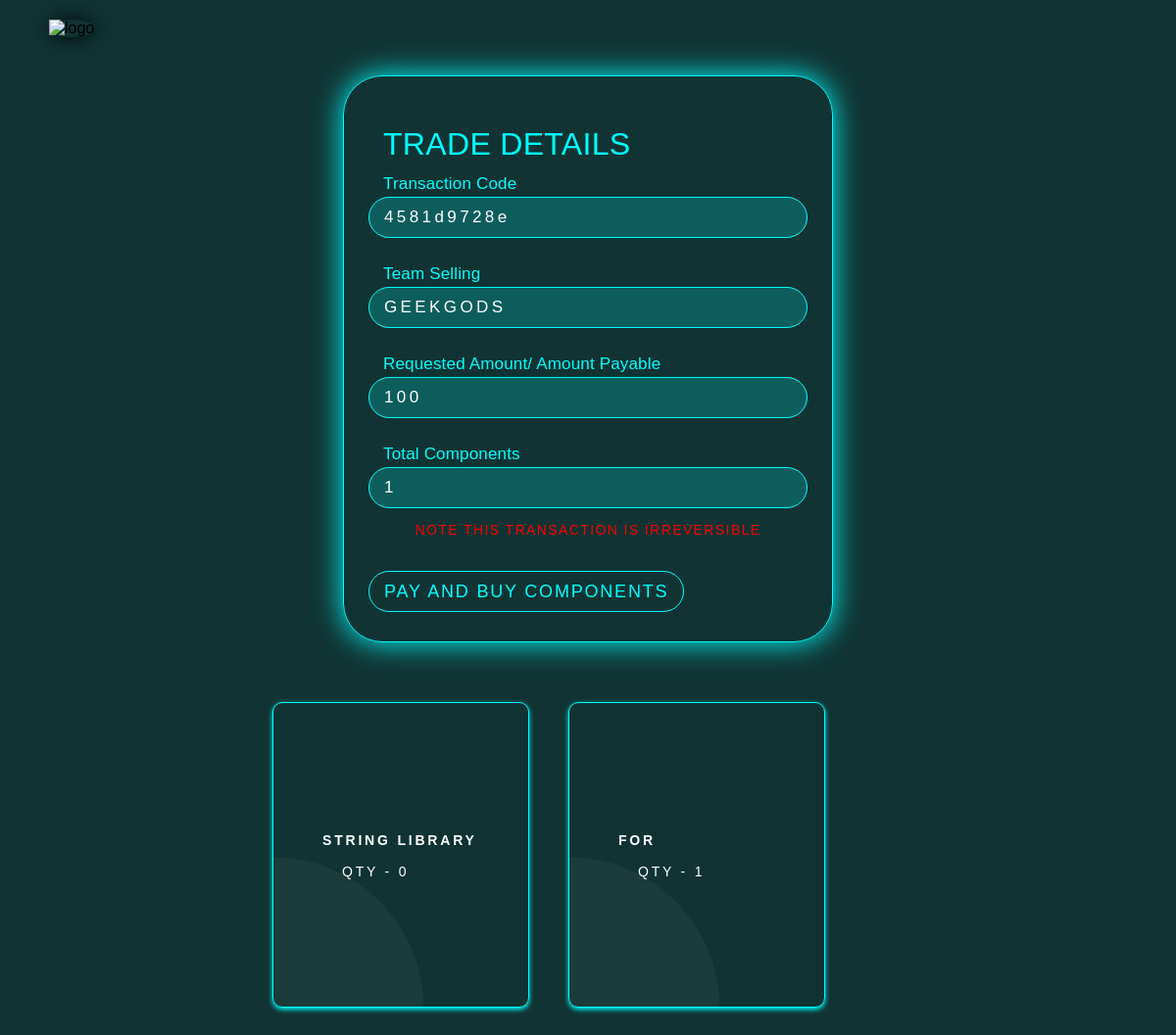
Screenshot of /trade-confirmation/4581d9728e/ (signed in) with the database file from the repository.
### models/models.py (models this page shows, shortened)
class TradeTicket(models.Model):
    id = models.CharField(max_length=256, default=uuid.uuid4, primary_key=True)
    contest = models.ForeignKey(Contest, on_delete=models.CASCADE)
    team = models.ForeignKey(Team, on_delete=models.CASCADE)
    availed = models.BooleanField(default=False)
    showOnWall = models.BooleanField(default=False)
    code = models.CharField(max_length=256)
    cost = models.BigIntegerField()

class Team(models.Model):
    id = models.CharField(max_length=256, default=uuid.uuid4, primary_key=True)
    teamCode = models.CharField(max_length=256, null=False)
    createdBy = models.ForeignKey(User, on_delete=models.CASCADE)
    teamName = models.CharField(unique=True, max_length=256)
    contest = models.ForeignKey(Contest, on_delete=models.CASCADE)
    coins = models.BigIntegerField(default=10000)

class TicketComponents(models.Model):
    ticket = models.ForeignKey(TradeTicket, on_delete=models.CASCADE)
    component = models.ForeignKey(Components, on_delete=models.CASCADE)
    quantity = models.IntegerField(default=0)

class Components(models.Model):
    id = models.CharField(max_length=256, default=uuid.uuid1, primary_key=True)
    contestId = models.ForeignKey("Contest", on_delete=models.CASCADE)
    componentName = models.CharField(max_length=256)
    componentDescription = models.TextField(max_length=256)
    componentPrice = models.PositiveBigIntegerField(default=100)

### authentication/views.py (the view, shortened to what this page needs)
# urls.py: path('trade-confirmation/<str:code>/', tradeConfirmScreen, name="trade-confirmation"),
@login_required
def tradeConfirmScreen(request, code):
    if len(Contest.objects.all()) == 0:
        return HttpResponseRedirect(reverse_lazy('home'))
    contest = Contest.objects.all()[0]
    date = datetime(year=contest.date.year, month=contest.date.month, day=contest.date.day,
                    minute=contest.start_time.minute, hour=contest.start_time.hour)
    if date > datetime.now():
        return render(request, "NotStarted.html")
    if len(PlayerTeam.objects.all().filter(player=request.user)) == 0:
        return render(request, "started.html")
    if len(TradeTicket.objects.all().filter(code__exact=code, contest=contest)) == 0:
        messages.error(request, "Invalid code. Please try again with valid code.")
        return HttpResponseRedirect(reverse_lazy('trade-code'))
    tradeTicket = TradeTicket.objects.all().get(code__exact=code, contest=contest)
    if tradeTicket.availed == True:
        messages.error(request, "Code already availed. Better luck next time.")
        return HttpResponseRedirect(reverse_lazy('trade-code'))
    if tradeTicket.team == PlayerTeam.objects.all().get(player=request.user).team:
        messages.error(request, "You cannot use your own Trade code.")
        return HttpResponseRedirect(reverse_lazy('trade-code'))
    if tradeTicket.cost > PlayerTeam.objects.all().get(player=request.user).team.coins:
        messages.error(request, "You do not have enough coins to proceed.")
        return HttpResponseRedirect(reverse_lazy('trade-code'))
    components = TicketComponents.objects.all().filter(ticket=tradeTicket)
    if request.method == "GET":
        count = 0
        for component in components:
            count += component.quantity
        return render(request, "tradeDetailScreen.html",
                      {"ticket": tradeTicket, "components": components, "count": count})

### templates/tradeDetailScreen.html (shortened to what this page needs)
<!DOCTYPE html>
<html lang="en">
<head>
</head>
<body>
<div class="logo"><img src="https://res.cloudinary.com/dvrvsq95h/image/upload/v1616342694/transparent_logo_ssvk91.png"
                       alt="logo"/></div>
<form method="post">
    <h1>Trade Details</h1>
    <div class="question">
        <input type="text" required value="{{ ticket.code }}" readonly/>
        <label>Transaction Code</label>
    </div>
    <div class="question">
        <input type="text" required value="{{ ticket.team.teamName }}" readonly/>
        <label>Team Selling</label>
    </div>
    <div class="question">
        <input type="number" required value="{{ ticket.cost }}" readonly/>
        <label>Requested Amount/ Amount Payable</label>
    </div>
    <div class="question">
        <input type="number" required value="{{ count }}" readonly/>
        <label>Total Components</label>
    </div>
    <p>Note this transaction is irreversible</p>
    <button type="submit">Pay and Buy Components</button>
</form>
<div class="row">
    {% for component in components %}
        <div class="card">
            <p class="title">{{ component.component.componentName }}<br><br><span>Qty - {{ component.quantity }}</span>
            </p>
            <p>
            <div class="circle">
            </div>
        </div>
    {% endfor %}
</div>
</body>
</html>

### templates/tradeDetailScreen.html (style rules this page uses)
.transition, form button, form .question label, form .question input[type="text"] { -moz-transition: all 0.25s cubic-bezier(0.53, 0.01, 0.35, 1.5); -o-transition: all 0.25s cubic-bezier(0.53, 0.01, 0.35, 1.5); -webkit-transition: all 0.25s cubic-bezier(0.53, 0.01, 0.35, 1.5); transition: all 0.25s cubic-bezier(0.53, 0.01, 0.35, 1.5); }
* { font-family: Helvetica, sans-serif; font-weight: light; -webkit-font-smoothing: antialiased; }
html { background-color: rgb(17, 51, 51); display: flex; flex-direction: column; justify-content: center; align-items: center; overflow-y: scroll; overflow-x: hidden; }
form { position: relative; display: inline-block; max-width: 700px; min-width: 500px; box-sizing: border-box; padding: 30px 25px; border-radius: 40px; margin: 40px 0; left: 50%; border: 1px solid cyan; box-shadow: 0px 0px 30px cyan; -moz-transform: translate(-50%, 0); -ms-transform: translate(-50%, 0); -webkit-transform: translate(-50%, 0); transform: translate(-50%, 5%); }
form h1 { color: cyan; font-weight: 100; letter-spacing: 0.01em; margin-left: 15px; margin-bottom: 35px; text-transform: uppercase; }
form button { margin-top: 20px; background-color: transparent; border: 1px solid cyan; line-height: 0; font-size: 18px; display: inline-block; box-sizing: border-box; padding: 20px 15px; border-radius: 60px; color: cyan; font-weight: 200; letter-spacing: 0.01em; position: relative; z-index: 1; text-transform: uppercase; letter-spacing: 0.1em; }
form .question { position: relative; padding: 10px 0; }
form .question:first-of-type { padding-top: 0; }
form .question:last-of-type { padding-bottom: 0; }
form .question label { transform-origin: left center; color: cyan; font-weight: 100; letter-spacing: 0.01em; font-size: 17px; box-sizing: border-box; padding: 10px 15px; display: block; position: absolute; margin-top: -40px; z-index: 2; pointer-events: none; }
form .question input { appearance: none; background-color: transparent; border: 1px solid cyan; line-height: 0; font-size: 17px; width: 100%; display: block; box-sizing: border-box; padding: 10px 15px; border-radius: 60px; font-weight: 100; letter-spacing: 0.01em; position: relative; z-index: 1; color: cyan; }
form .question input:focus, form .question input:read-only { letter-spacing: 0.2em; outline: none; background: rgba(0, 255, 255, 0.205); color: white; margin-top: 30px; }
form .question input:focus ~ label, form .question input:read-only ~ label { -moz-transform: translate(0, -35px); -ms-transform: translate(0, -35px); -webkit-transform: translate(0, -35px); transform: translate(0, -35px); }
p { font-size: 14px; text-align: center; font-weight: 400; text-transform: uppercase; letter-spacing: 0.1em; color: red; }
.logo { top: 20px; left: 50px; position: absolute; border-radius: 50%; box-shadow: 0px 0px 20px #000; }
.logo img { width: 200px; height: 200px; }
.row { width: 80%; margin-top: 50px; margin-bottom: 40px; padding: 0 30px; display: grid; grid-template-columns: auto auto auto auto; grid-gap: 40px; }
.card { width: 100%; max-width: 200px; min-width: 200px; min-height: 250px; background-color: transparent; border-radius: 10px; box-shadow: 0px 2px 5px cyan; border: 1px solid cyan; font-size: 16px; position: relative; display: flex; flex-direction: column; justify-content: center; transition: all 0.3s ease-in-out; padding: 30px 30px; }
.circle { position: absolute; width: 100%; height: 100%; right: 0; top: 0; border-radius: 10px; clip-path: circle(53.5% at 0 100%); background: rgba(128, 128, 128, 0.1); transition: all 0.3s ease-in-out; }
.card .title { width: 100%; margin: 0 20px; text-align: left; margin-top: 30px; color: white; font-weight: 600; letter-spacing: 0.2em; text-transform: uppercase; }
.card .title span { margin: 0 20px; font-weight: 400; }

### rows the page displays
TradeTicket: code "4581d9728e", team.teamName "GEEKGODS", cost "100"
TicketComponents: component.componentName "STRING LIBRARY", quantity "0"
TicketComponents: component.componentName "FOR", quantity "1"
